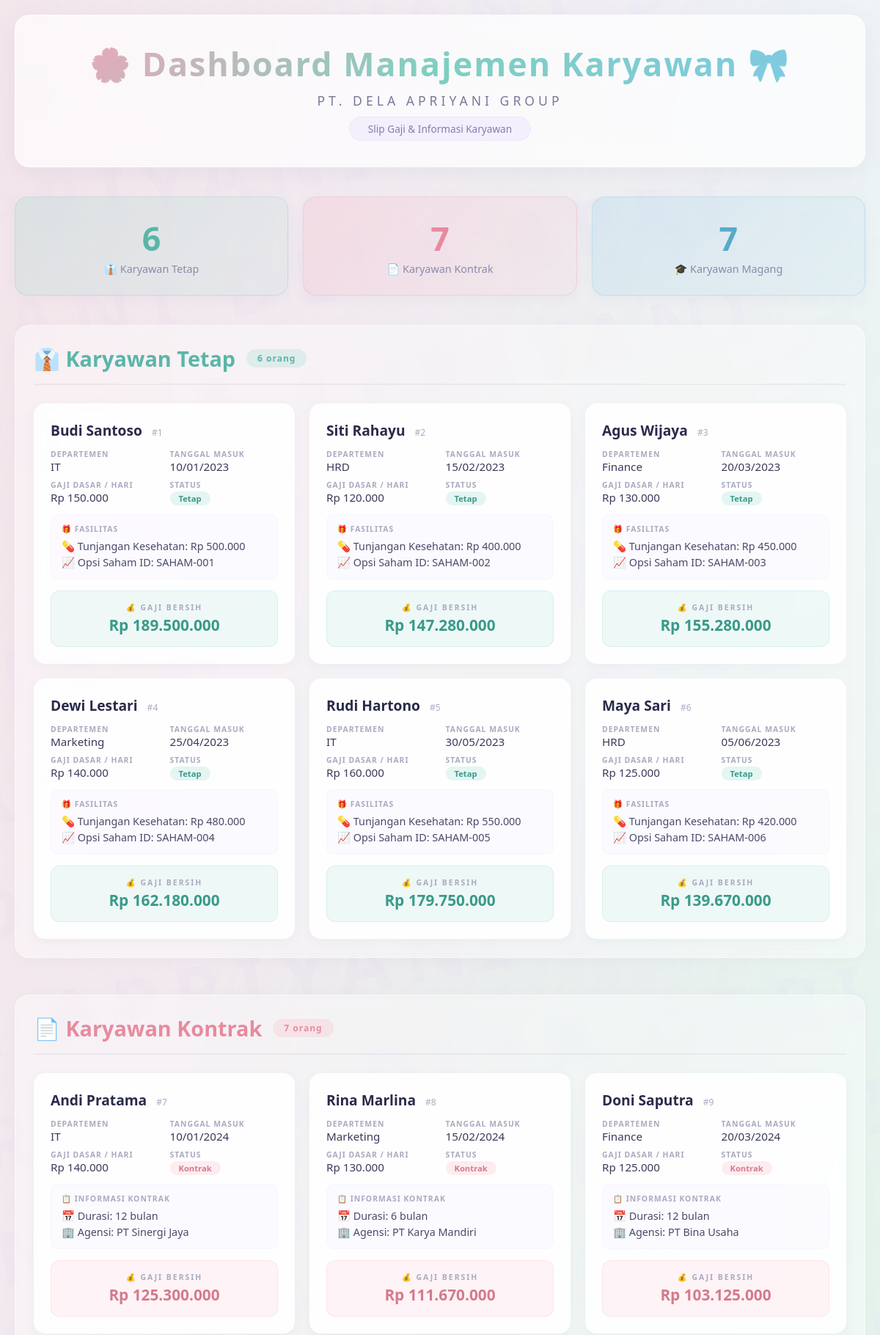
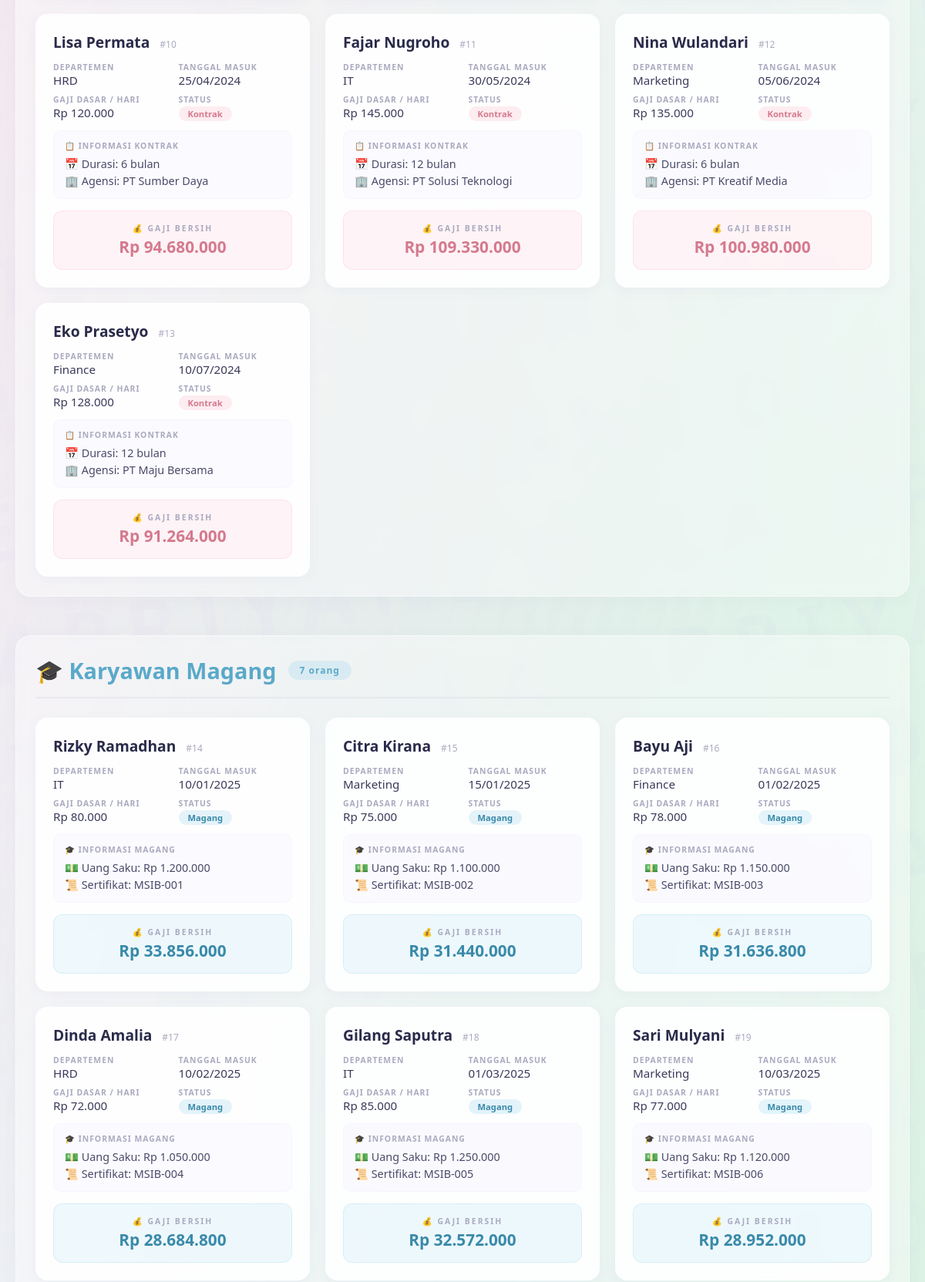
The page / (upper part) on the database its author committed (2 pictures, top to bottom).
### tables this page shows
CREATE TABLE `tabel_karyawan` (
  `id_karyawan` int NOT NULL,
  `nama_karyawan` varchar(100) NOT NULL,
  `departemen` varchar(50) NOT NULL,
  `hari_kerja_masuk` date NOT NULL,
  `gaji_dasar_per_hari` decimal(12,2) NOT NULL,
  `jenis_karyawan` enum('Tetap','Kontrak','Magang') NOT NULL,
  `durasi_kontrak_bulan` int DEFAULT NULL,
  `agensi_penyalur` varchar(100) DEFAULT NULL,
  `tunjangan_kesehatan` decimal(12,2) DEFAULT NULL,
  `opsi_saham_id` varchar(50) DEFAULT NULL,
  `uang_saku_bulanan` decimal(12,2) DEFAULT NULL,
  `sertifikat_kampus_merdeka` varchar(100) DEFAULT NULL
);

### classes/KaryawanTetap.php (called while the page is built, shortened)
<?php
require_once 'Karyawan.php';
class KaryawanTetap extends Karyawan {
    private $tunjanganKesehatan;
    private $opsiSahamId;
    public function __construct($data) {
        $this->tunjanganKesehatan = $data['tunjangan_kesehatan'] ?? 0;
        $this->opsiSahamId = $data['opsi_saham_id'] ?? 'Tidak tersedia';
    }
    public function hitungGajiBersih() {
        $tanggalMasuk = new DateTime($this->hari_kerja_masuk);
        $sekarang = new DateTime();
        $selisih = $tanggalMasuk->diff($sekarang);
        $hariKerja = $selisih->days;
        $gajiPokok = $hariKerja * $this->gaji_dasar_per_hari;
        return $gajiPokok + $this->tunjanganKesehatan;
    }
    public function tampilkanProfilKaryawan() {
        return [
            'id_karyawan' => $this->id_karyawan,
            'nama_karyawan' => $this->nama_karyawan,
            'departemen' => $this->departemen,
            'hari_kerja_masuk' => $this->hari_kerja_masuk,
            'gaji_dasar_per_hari' => $this->gaji_dasar_per_hari,
            'jenis_karyawan' => 'Tetap',
            'tunjangan_kesehatan' => $this->tunjanganKesehatan,
            'opsi_saham_id' => $this->opsiSahamId
        ];
    }
    public static function getAllData($conn) {
        $query = "SELECT * FROM tabel_karyawan WHERE jenis_karyawan = 'Tetap'";
        $result = $conn->query($query);
        $data = [];
        while ($row = $result->fetch_assoc()) {
            $data[] = new self($row);
        }
        return $data;
    }
}
?>

### classes/KaryawanKontrak.php (called while the page is built, shortened)
<?php
require_once 'Karyawan.php';
class KaryawanKontrak extends Karyawan {
    private $durasiKontrakBulan;
    private $agensiPenyalur;
    public function __construct($data) {
        $this->durasiKontrakBulan = $data['durasi_kontrak_bulan'] ?? 0;
        $this->agensiPenyalur = $data['agensi_penyalur'] ?? 'Tidak tersedia';
    }
    public function hitungGajiBersih() {
        $tanggalMasuk = new DateTime($this->hari_kerja_masuk);
        $sekarang = new DateTime();
        $selisih = $tanggalMasuk->diff($sekarang);
        $hariKerja = $selisih->days;
        return $hariKerja * $this->gaji_dasar_per_hari;
    }
    public function tampilkanProfilKaryawan() {
        return [
            'id_karyawan' => $this->id_karyawan,
            'nama_karyawan' => $this->nama_karyawan,
            'departemen' => $this->departemen,
            'hari_kerja_masuk' => $this->hari_kerja_masuk,
            'gaji_dasar_per_hari' => $this->gaji_dasar_per_hari,
            'jenis_karyawan' => 'Kontrak',
            'durasi_kontrak_bulan' => $this->durasiKontrakBulan,
            'agensi_penyalur' => $this->agensiPenyalur
        ];
    }
    public static function getAllData($conn) {
        $query = "SELECT * FROM tabel_karyawan WHERE jenis_karyawan = 'Kontrak'";
        $result = $conn->query($query);
        $data = [];
        while ($row = $result->fetch_assoc()) {
            $data[] = new self($row);
        }
        return $data;
    }
}
?>

### classes/KaryawanMagang.php (called while the page is built, shortened)
<?php
require_once 'Karyawan.php';
class KaryawanMagang extends Karyawan {
    private $uangSakuBulanan;
    private $sertifikatKampusMerdeka;
    public function __construct($data) {
        $this->uangSakuBulanan = $data['uang_saku_bulanan'] ?? 0;
        $this->sertifikatKampusMerdeka = $data['sertifikat_kampus_merdeka'] ?? 'Tidak tersedia';
    }
    public function hitungGajiBersih() {
        $tanggalMasuk = new DateTime($this->hari_kerja_masuk);
        $sekarang = new DateTime();
        $selisih = $tanggalMasuk->diff($sekarang);
        $hariKerja = $selisih->days;
        return ($hariKerja * $this->gaji_dasar_per_hari) * 0.80;
    }
    public function tampilkanProfilKaryawan() {
        return [
            'id_karyawan' => $this->id_karyawan,
            'nama_karyawan' => $this->nama_karyawan,
            'departemen' => $this->departemen,
            'hari_kerja_masuk' => $this->hari_kerja_masuk,
            'gaji_dasar_per_hari' => $this->gaji_dasar_per_hari,
            'jenis_karyawan' => 'Magang',
            'uang_saku_bulanan' => $this->uangSakuBulanan,
            'sertifikat_kampus_merdeka' => $this->sertifikatKampusMerdeka
        ];
    }
    public static function getAllData($conn) {
        $query = "SELECT * FROM tabel_karyawan WHERE jenis_karyawan = 'Magang'";
        $result = $conn->query($query);
        $data = [];
        while ($row = $result->fetch_assoc()) {
            $data[] = new self($row);
        }
        return $data;
    }
}
?>

### classes/Karyawan.php (called while the page is built, shortened)
<?php
abstract class Karyawan {
    public function __construct($data) {
        $this->id_karyawan = $data['id_karyawan'] ?? null;
        $this->nama_karyawan = $data['nama_karyawan'] ?? '';
        $this->departemen = $data['departemen'] ?? '';
        $this->hari_kerja_masuk = $data['hari_kerja_masuk'] ?? '';
        $this->gaji_dasar_per_hari = $data['gaji_dasar_per_hari'] ?? 0;
    }
}
?>

### index.php (the view, shortened to what this page needs)
<?php
require_once 'classes/Karyawan.php';
require_once 'classes/KaryawanTetap.php';
require_once 'classes/KaryawanKontrak.php';
require_once 'classes/KaryawanMagang.php';
$db = new Koneksi();
$conn = $db->getConnection();
$daftarTetap = KaryawanTetap::getAllData($conn);
$daftarKontrak = KaryawanKontrak::getAllData($conn);
$daftarMagang = KaryawanMagang::getAllData($conn);
?>
<!DOCTYPE html>
<html lang="id">
<head>
</head>
<body>
    <div class="container">
        <div class="header">
            <h1>🌸 Dashboard Manajemen Karyawan 🎀</h1>
            <p>PT. DELA APRIYANI GROUP</p>
            <span class="subtitle">Slip Gaji &amp; Informasi Karyawan</span>
        </div>
        <div class="stats">
            <div class="stat-card tetap">
                <span class="number"><?= count($daftarTetap) ?></span>
                <span class="label">👔 Karyawan Tetap</span>
            </div>
            <div class="stat-card kontrak">
                <span class="number"><?= count($daftarKontrak) ?></span>
                <span class="label">📄 Karyawan Kontrak</span>
            </div>
            <div class="stat-card magang">
                <span class="number"><?= count($daftarMagang) ?></span>
                <span class="label">🎓 Karyawan Magang</span>
            </div>
        </div>
        <div class="section section-tetap">
            <div class="section-header">
                <h2>👔 Karyawan Tetap</h2>
                <span class="badge"><?= count($daftarTetap) ?> orang</span>
            </div>
            <div class="grid">
                <?php foreach ($daftarTetap as $karyawan): ?>
                <?php $profil = $karyawan->tampilkanProfilKaryawan(); ?>
                <div class="card card-tetap">
                    <div class="nama">
                        <?= htmlspecialchars($profil['nama_karyawan']) ?>
                        <span class="id">#<?= $profil['id_karyawan'] ?></span>
                    </div>
                    <div class="info">
                        <div class="info-item">
                            <span class="label">Departemen</span>
                            <span class="value"><?= htmlspecialchars($profil['departemen']) ?></span>
                        </div>
                        <div class="info-item">
                            <span class="label">Tanggal Masuk</span>
                            <span class="value"><?= date('d/m/Y', strtotime($profil['hari_kerja_masuk'])) ?></span>
                        </div>
                        <div class="info-item">
                            <span class="label">Gaji Dasar / Hari</span>
                            <span class="value">Rp <?= number_format($profil['gaji_dasar_per_hari'], 0, ',', '.') ?></span>
                        </div>
                        <div class="info-item">
                            <span class="label">Status</span>
                            <span class="value"><span class="status-badge status-tetap">Tetap</span></span>
                        </div>
                    </div>
                    <div class="fasilitas">
                        <span class="label">🎁 Fasilitas</span>
                        <span class="value">💊 Tunjangan Kesehatan: Rp <?= number_format($profil['tunjangan_kesehatan'], 0, ',', '.') ?></span>
                        <br>
                        <span class="value">📈 Opsi Saham ID: <?= htmlspecialchars($profil['opsi_saham_id']) ?></span>
                    </div>
                    <div class="gaji">
                        <span class="label">💰 Gaji Bersih</span>
                        Rp <?= number_format($karyawan->hitungGajiBersih(), 0, ',', '.') ?>
                    </div>
                </div>
                <?php endforeach; ?>
            </div>
        </div>
        <div class="section section-kontrak">
            <div class="section-header">
                <h2>📄 Karyawan Kontrak</h2>
                <span class="badge"><?= count($daftarKontrak) ?> orang</span>
            </div>
            <div class="grid">
                <?php foreach ($daftarKontrak as $karyawan): ?>
                <?php $profil = $karyawan->tampilkanProfilKaryawan(); ?>
                <div class="card card-kontrak">
                    <div class="nama">
                        <?= htmlspecialchars($profil['nama_karyawan']) ?>
                        <span class="id">#<?= $profil['id_karyawan'] ?></span>
                    </div>
                    <div class="info">
                        <div class="info-item">
                            <span class="label">Departemen</span>
                            <span class="value"><?= htmlspecialchars($profil['departemen']) ?></span>
                        </div>
                        <div class="info-item">
                            <span class="label">Tanggal Masuk</span>
                            <span class="value"><?= date('d/m/Y', strtotime($profil['hari_kerja_masuk'])) ?></span>
                        </div>
                        <div class="info-item">
                            <span class="label">Gaji Dasar / Hari</span>
                            <span class="value">Rp <?= number_format($profil['gaji_dasar_per_hari'], 0, ',', '.') ?></span>
                        </div>
                        <div class="info-item">
                            <span class="label">Status</span>
                            <span class="value"><span class="status-badge status-kontrak">Kontrak</span></span>
                        </div>
                    </div>
                    <div class="fasilitas">
                        <span class="label">📋 Informasi Kontrak</span>
                        <span class="value">📅 Durasi: <?= $profil['durasi_kontrak_bulan'] ?> bulan</span>
                        <br>
                        <span class="value">🏢 Agensi: <?= htmlspecialchars($profil['agensi_penyalur']) ?></span>
                    </div>
                    <div class="gaji">
                        <span class="label">💰 Gaji Bersih</span>
                        Rp <?= number_format($karyawan->hitungGajiBersih(), 0, ',', '.') ?>
                    </div>
                </div>
                <?php endforeach; ?>
            </div>
        </div>
        <div class="section section-magang">
            <div class="section-header">
                <h2>🎓 Karyawan Magang</h2>
                <span class="badge"><?= count($daftarMagang) ?> orang</span>
            </div>
            <div class="grid">
                <?php foreach ($daftarMagang as $karyawan): ?>
                <?php $profil = $karyawan->tampilkanProfilKaryawan(); ?>
                <div class="card card-magang">
                    <div class="nama">
                        <?= htmlspecialchars($profil['nama_karyawan']) ?>
                        <span class="id">#<?= $profil['id_karyawan'] ?></span>
                    </div>
                    <div class="info">
                        <div class="info-item">
                            <span class="label">Departemen</span>
                            <span class="value"><?= htmlspecialchars($profil['departemen']) ?></span>
                        </div>
                        <div class="info-item">
                            <span class="label">Tanggal Masuk</span>
                            <span class="value"><?= date('d/m/Y', strtotime($profil['hari_kerja_masuk'])) ?></span>
                        </div>
                        <div class="info-item">
                            <span class="label">Gaji Dasar / Hari</span>
                            <span class="value">Rp <?= number_format($profil['gaji_dasar_per_hari'], 0, ',', '.') ?></span>
                        </div>
                        <div class="info-item">
                            <span class="label">Status</span>
                            <span class="value"><span class="status-badge status-magang">Magang</span></span>
                        </div>
                    </div>
                    <div class="fasilitas">
                        <span class="label">🎓 Informasi Magang</span>
                        <span class="value">💵 Uang Saku: Rp <?= number_format($profil['uang_saku_bulanan'], 0, ',', '.') ?></span>
                        <br>
                        <span class="value">📜 Sertifikat: <?= htmlspecialchars($profil['sertifikat_kampus_merdeka']) ?></span>
                    </div>
                    <div class="gaji">
                        <span class="label">💰 Gaji Bersih</span>
                        Rp <?= number_format($karyawan->hitungGajiBersih(), 0, ',', '.') ?>
                    </div>
                </div>
                <?php endforeach; ?>
            </div>
        </div>
    </div>
</body>
</html>

### rows shown on the page
tabel_karyawan: nama_karyawan "Budi Santoso", id_karyawan "1", departemen "IT", hari_kerja_masuk "10/01/2023", gaji_dasar_per_hari "150.000", tunjangan_kesehatan "500.000", opsi_saham "SAHAM-001", $karyawan->hitungGajiBersih() "189.500.000"
tabel_karyawan: nama_karyawan "Siti Rahayu", id_karyawan "2", departemen "HRD", hari_kerja_masuk "15/02/2023", gaji_dasar_per_hari "120.000", tunjangan_kesehatan "400.000", opsi_saham "SAHAM-002", $karyawan->hitungGajiBersih() "147.280.000"
tabel_karyawan: nama_karyawan "Agus Wijaya", id_karyawan "3", departemen "Finance", hari_kerja_masuk "20/03/2023", gaji_dasar_per_hari "130.000", tunjangan_kesehatan "450.000", opsi_saham "SAHAM-003", $karyawan->hitungGajiBersih() "155.280.000"
tabel_karyawan: nama_karyawan "Dewi Lestari", id_karyawan "4", departemen "Marketing", hari_kerja_masuk "25/04/2023", gaji_dasar_per_hari "140.000", tunjangan_kesehatan "480.000", opsi_saham "SAHAM-004", $karyawan->hitungGajiBersih() "162.180.000"
tabel_karyawan: nama_karyawan "Rudi Hartono", id_karyawan "5", departemen "IT", hari_kerja_masuk "30/05/2023", gaji_dasar_per_hari "160.000", tunjangan_kesehatan "550.000", opsi_saham "SAHAM-005", $karyawan->hitungGajiBersih() "179.750.000"
tabel_karyawan: nama_karyawan "Maya Sari", id_karyawan "6", departemen "HRD", hari_kerja_masuk "05/06/2023", gaji_dasar_per_hari "125.000", tunjangan_kesehatan "420.000", opsi_saham "SAHAM-006", $karyawan->hitungGajiBersih() "139.670.000"
tabel_karyawan: nama_karyawan "Andi Pratama", id_karyawan "7", departemen "IT", hari_kerja_masuk "10/01/2024", gaji_dasar_per_hari "140.000", durasi_kontrak_bulan "12", agensi_penyalur "PT Sinergi Jaya", $karyawan->hitungGajiBersih() "125.300.000"
tabel_karyawan: nama_karyawan "Rina Marlina", id_karyawan "8", departemen "Marketing", hari_kerja_masuk "15/02/2024", gaji_dasar_per_hari "130.000", durasi_kontrak_bulan "6", agensi_penyalur "PT Karya Mandiri", $karyawan->hitungGajiBersih() "111.670.000"
tabel_karyawan: nama_karyawan "Doni Saputra", id_karyawan "9", departemen "Finance", hari_kerja_masuk "20/03/2024", gaji_dasar_per_hari "125.000", durasi_kontrak_bulan "12", agensi_penyalur "PT Bina Usaha", $karyawan->hitungGajiBersih() "103.125.000"
tabel_karyawan: nama_karyawan "Lisa Permata", id_karyawan "10", departemen "HRD", hari_kerja_masuk "25/04/2024", gaji_dasar_per_hari "120.000", durasi_kontrak_bulan "6", agensi_penyalur "PT Sumber Daya", $karyawan->hitungGajiBersih() "94.680.000"
tabel_karyawan: nama_karyawan "Fajar Nugroho", id_karyawan "11", departemen "IT", hari_kerja_masuk "30/05/2024", gaji_dasar_per_hari "145.000", durasi_kontrak_bulan "12", agensi_penyalur "PT Solusi Teknologi", $karyawan->hitungGajiBersih() "109.330.000"
tabel_karyawan: nama_karyawan "Nina Wulandari", id_karyawan "12", departemen "Marketing", hari_kerja_masuk "05/06/2024", gaji_dasar_per_hari "135.000", durasi_kontrak_bulan "6", agensi_penyalur "PT Kreatif Media", $karyawan->hitungGajiBersih() "100.980.000"
tabel_karyawan: nama_karyawan "Eko Prasetyo", id_karyawan "13", departemen "Finance", hari_kerja_masuk "10/07/2024", gaji_dasar_per_hari "128.000", durasi_kontrak_bulan "12", agensi_penyalur "PT Maju Bersama", $karyawan->hitungGajiBersih() "91.264.000"
tabel_karyawan: nama_karyawan "Rizky Ramadhan", id_karyawan "14", departemen "IT", hari_kerja_masuk "10/01/2025", gaji_dasar_per_hari "80.000", uang_saku_bulanan "1.200.000", sertifikat_kampus_merdeka "MSIB-001", $karyawan->hitungGajiBersih() "33.856.000"
tabel_karyawan: nama_karyawan "Citra Kirana", id_karyawan "15", departemen "Marketing", hari_kerja_masuk "15/01/2025", gaji_dasar_per_hari "75.000", uang_saku_bulanan "1.100.000", sertifikat_kampus_merdeka "MSIB-002", $karyawan->hitungGajiBersih() "31.440.000"
tabel_karyawan: nama_karyawan "Bayu Aji", id_karyawan "16", departemen "Finance", hari_kerja_masuk "01/02/2025", gaji_dasar_per_hari "78.000", uang_saku_bulanan "1.150.000", sertifikat_kampus_merdeka "MSIB-003", $karyawan->hitungGajiBersih() "31.636.800"
tabel_karyawan: nama_karyawan "Dinda Amalia", id_karyawan "17", departemen "HRD", hari_kerja_masuk "10/02/2025", gaji_dasar_per_hari "72.000", uang_saku_bulanan "1.050.000", sertifikat_kampus_merdeka "MSIB-004", $karyawan->hitungGajiBersih() "28.684.800"
tabel_karyawan: nama_karyawan "Gilang Saputra", id_karyawan "18", departemen "IT", hari_kerja_masuk "01/03/2025", gaji_dasar_per_hari "85.000", uang_saku_bulanan "1.250.000", sertifikat_kampus_merdeka "MSIB-005", $karyawan->hitungGajiBersih() "32.572.000"
tabel_karyawan: nama_karyawan "Sari Mulyani", id_karyawan "19", departemen "Marketing", hari_kerja_masuk "10/03/2025", gaji_dasar_per_hari "77.000", uang_saku_bulanan "1.120.000", sertifikat_kampus_merdeka "MSIB-006", $karyawan->hitungGajiBersih() "28.952.000"

### other values the page prints
count($daftarTetap) "6"
count($daftarKontrak) "7"
count($daftarMagang) "7"
